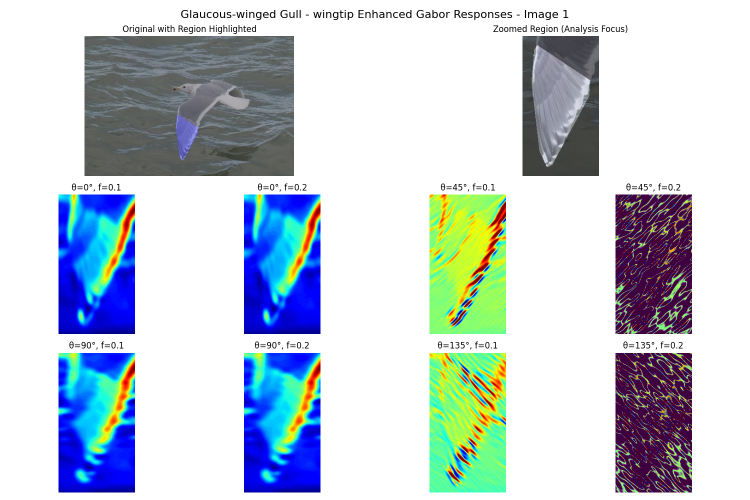
#> input picture Outputs/Results_Gabor_Enhanced/wingtip/gw_enhanced_gabor_response_1.png, 1500 x 1000 px, given as the content of the folder /Features_Analysis/dataset/Original_Images/Slaty_Backed_Gull, which was not available (shown at 1/2 size)
$ python B_Intensity.py
#> lines starting #> are read from the running program, lines starting #| are printed output that depends on the picture; after the words box and inside, x2 and y2 are one past the last pixel; in counts of white or black regions, pixels touching at a corner belong together; pictures that were not available may be replaced by others from this repository, and a replacement may not be noted
### Features_Analysis/utils.py
import os
import cv2
import numpy as np
from scipy.stats import skew, kurtosis, ks_2samp
import matplotlib.pyplot as plt


###############################################################################
# ENHANCED HELPER FUNCTIONS
###############################################################################

def load_images_and_seg_maps(sb_img_dir, sb_seg_dir, gw_img_dir, gw_seg_dir, s):
    """Load images and segmentation maps from directories."""
#> called with s = 100
    sb_images = sorted(os.listdir(sb_img_dir))[:s]
    sb_segs = sorted(os.listdir(sb_seg_dir))[:s]
    gw_images = sorted(os.listdir(gw_img_dir))[:s]
    gw_segs = sorted(os.listdir(gw_seg_dir))[:s]

    iSB, sSB, iGW, sGW = [], [], [], []

    for img_name, seg_name in zip(sb_images, sb_segs):
        img_path = os.path.join(sb_img_dir, img_name)
        seg_path = os.path.join(sb_seg_dir, seg_name)
        img = cv2.imread(img_path)
#> img is the input picture: shape (1000, 1500, 3); mean B, G, R 214.2, 205.8, 195
        seg = cv2.imread(seg_path)

        if seg is not None and seg.shape[-1] == 4:
            seg = cv2.cvtColor(seg, cv2.COLOR_BGRA2BGR)

        if img is not None and seg is not None:
            iSB.append(img)
            sSB.append(seg)

    for img_name, seg_name in zip(gw_images, gw_segs):
        img_path = os.path.join(gw_img_dir, img_name)
        seg_path = os.path.join(gw_seg_dir, seg_name)
        img = cv2.imread(img_path)
        seg = cv2.imread(seg_path)

        if seg is not None and seg.shape[-1] == 4:
            seg = cv2.cvtColor(seg, cv2.COLOR_BGRA2BGR)

        if img is not None and seg is not None:
            iGW.append(img)
            sGW.append(seg)

    return iSB, sSB, iGW, sGW


def extract_region_pixels(image, seg_map, region_color, tolerance=10):
    """Extract pixels from image based on segmentation map region color."""
    if image is None or seg_map is None:
        return np.array([]), None

    lower = np.array([max(c - tolerance, 0) for c in region_color], dtype=np.uint8)
    upper = np.array([min(c + tolerance, 255) for c in region_color], dtype=np.uint8)
    mask = cv2.inRange(seg_map, lower, upper)
    selected_pixels = image[mask > 0]

    return selected_pixels, mask


def compute_enhanced_statistics(pixel_values):
    """Compute enhanced statistical measures for pixel values."""
    if pixel_values.size == 0:
        return {
            'mean': np.nan, 'std': np.nan, 'median': np.nan,
            'skew': np.nan, 'kurtosis': np.nan, 'min': np.nan,
            'max': np.nan, 'q25': np.nan, 'q75': np.nan
        }

    if len(pixel_values.shape) == 2 and pixel_values.shape[1] == 3:
        pixel_values = pixel_values.mean(axis=1)

    return {
        'mean': np.mean(pixel_values),
        'std': np.std(pixel_values),
        'median': np.median(pixel_values),
        'skew': skew(pixel_values),
        'kurtosis': kurtosis(pixel_values),
        'min': np.min(pixel_values),
        'max': np.max(pixel_values),
        'q25': np.percentile(pixel_values, 25),
        'q75': np.percentile(pixel_values, 75)
    }


def compare_distributions(pixels_sb, pixels_gw):
    """Compare distributions between SB and GW using statistical tests."""
    if pixels_sb.size == 0 or pixels_gw.size == 0:
        return {'ks_stat': np.nan, 'ks_pvalue': np.nan}

    sb_vals = pixels_sb.mean(axis=1) if len(pixels_sb.shape) > 1 else pixels_sb
    gw_vals = pixels_gw.mean(axis=1) if len(pixels_gw.shape) > 1 else pixels_gw

    ks_stat, ks_pvalue = ks_2samp(sb_vals, gw_vals)
    return {'ks_stat': ks_stat, 'ks_pvalue': ks_pvalue}


###############################################################################
# ENHANCED ANALYSIS PIPELINE
###############################################################################

# [59 lines left out: function analyze_regions, not called in this run]

### Features_Analysis/B_Intensity.py
import cv2
import matplotlib.pyplot as plt
import numpy as np
from config import (
    SLATY_BACKED_IMG_DIR, SLATY_BACKED_SEG_DIR,
    GLAUCOUS_WINGED_IMG_DIR, GLAUCOUS_WINGED_SEG_DIR, S,
    REGION_COLORS
)
from utils import (
    load_images_and_seg_maps, extract_region_pixels,
    compute_enhanced_statistics, compare_distributions
)


def display_full_analysis(image_sb, mask_sb, image_gw, mask_gw, region, pixels_sb, pixels_gw, stats_sb, stats_gw,
                          dist_comparison):
    plt.figure(figsize=(20, 10))
    plt.suptitle(f"Detailed Analysis for Region: {region}", fontsize=16)

    # 1. Original SB Image with Mask Overlay
    plt.subplot(2, 3, 1)
    image_sb_rgb = cv2.cvtColor(image_sb, cv2.COLOR_BGR2RGB)
    plt.imshow(image_sb_rgb)
    plt.title("Slaty-backed Gull (SB) - Original")
    plt.axis('off')
    if mask_sb is not None and np.sum(mask_sb) > 0:
        contours, _ = cv2.findContours(mask_sb, cv2.RETR_EXTERNAL, cv2.CHAIN_APPROX_SIMPLE)
        plt.contour(mask_sb, levels=[0.5], colors='red', linewidths=1)

    # 2. SB Segmented Region Mask
    plt.subplot(2, 3, 2)
    if mask_sb is not None:
        plt.imshow(mask_sb, cmap='gray')
        plt.title(f"SB Segmented Mask - {region}")
        plt.axis('off')
    else:
        plt.text(0.5, 0.5, "No Mask Data", ha='center', va='center')
        plt.axis('off')

    # 3. SB Pixel Intensity Histogram
    plt.subplot(2, 3, 3)
    if pixels_sb.size > 0:
        plt.hist(pixels_sb.mean(axis=1), bins=30, alpha=0.7, color='blue')
        plt.title("SB Pixel Intensity Distribution")
        plt.xlabel("Intensity")
        plt.ylabel("Frequency")
    else:
        plt.text(0.5, 0.5, "No Data", ha='center')

    # 4. Original GW Image with Mask Overlay
    plt.subplot(2, 3, 4)
    image_gw_rgb = cv2.cvtColor(image_gw, cv2.COLOR_BGR2RGB)
    plt.imshow(image_gw_rgb)
    plt.title("Glaucous-winged Gull (GW) - Original")
    plt.axis('off')
    if mask_gw is not None and np.sum(mask_gw) > 0:
        contours, _ = cv2.findContours(mask_gw, cv2.RETR_EXTERNAL, cv2.CHAIN_APPROX_SIMPLE)
        plt.contour(mask_gw, levels=[0.5], colors='red', linewidths=1)

    # 5. GW Segmented Region Mask
    plt.subplot(2, 3, 5)
    if mask_gw is not None:
        plt.imshow(mask_gw, cmap='gray')
        plt.title(f"GW Segmented Mask - {region}")
        plt.axis('off')
    else:
        plt.text(0.5, 0.5, "No Mask Data", ha='center', va='center')
        plt.axis('off')

    # 6. Combined Histogram with KS-Test
    plt.subplot(2, 3, 6)
    plt.title(f"Combined Intensity - {region}\nKS p-value: {dist_comparison['ks_pvalue']:.3f}")
    plt.xlabel("Intensity (Normalized)")
    plt.ylabel("Frequency")
    if pixels_sb.size > 0:
        plt.hist(pixels_sb.mean(axis=1), bins=30, alpha=0.5, label="SB", color='blue')
    if pixels_gw.size > 0:
        plt.hist(pixels_gw.mean(axis=1), bins=30, alpha=0.5, label="GW", color='orange')
    plt.legend()
    plt.grid(True, alpha=0.3)

    plt.tight_layout(rect=[0, 0, 1, 0.95])
    plt.show()

    # Print Detailed Stats
    print(f"\n=== Detailed Statistics for Region: {region} ===")
    print("--- Slaty-backed Gull (SB) ---")
    for k, v in stats_sb.items():
        print(f"{k.capitalize()}: {v:.2f}" if not np.isnan(v) else f"{k.capitalize()}: No Data")

    print("\n--- Glaucous-winged Gull (GW) ---")
    for k, v in stats_gw.items():
        print(f"{k.capitalize()}: {v:.2f}" if not np.isnan(v) else f"{k.capitalize()}: No Data")

    print("\n--- KS-Test Comparison ---")
    print(f"KS Statistic: {dist_comparison['ks_stat']:.3f}")
    print(f"p-value: {dist_comparison['ks_pvalue']:.3f}")


def main():
    iSB, sSB, iGW, sGW = load_images_and_seg_maps(
        SLATY_BACKED_IMG_DIR, SLATY_BACKED_SEG_DIR,
        GLAUCOUS_WINGED_IMG_DIR, GLAUCOUS_WINGED_SEG_DIR,
        S
    )
#> iSB = 1 item; sSB = 1 item; iGW = 1 item; sGW = 1 item

    num_images = min(len(iSB), len(iGW))
#> num_images = 1

    for idx in range(num_images):
        for region, color in REGION_COLORS.items():
            pixels_sb, mask_sb = extract_region_pixels(iSB[idx], sSB[idx], color)
            stats_sb = compute_enhanced_statistics(pixels_sb)
            pixels_gw, mask_gw = extract_region_pixels(iGW[idx], sGW[idx], color)
            stats_gw = compute_enhanced_statistics(pixels_gw)
            dist_comparison = compare_distributions(pixels_sb, pixels_gw)
            display_full_analysis(iSB[idx], mask_sb, iGW[idx], mask_gw, region, pixels_sb, pixels_gw, stats_sb,
                                  stats_gw, dist_comparison)
#> this loop made 1 pass
#> pass 1, in display_full_analysis, `plt.show()`:
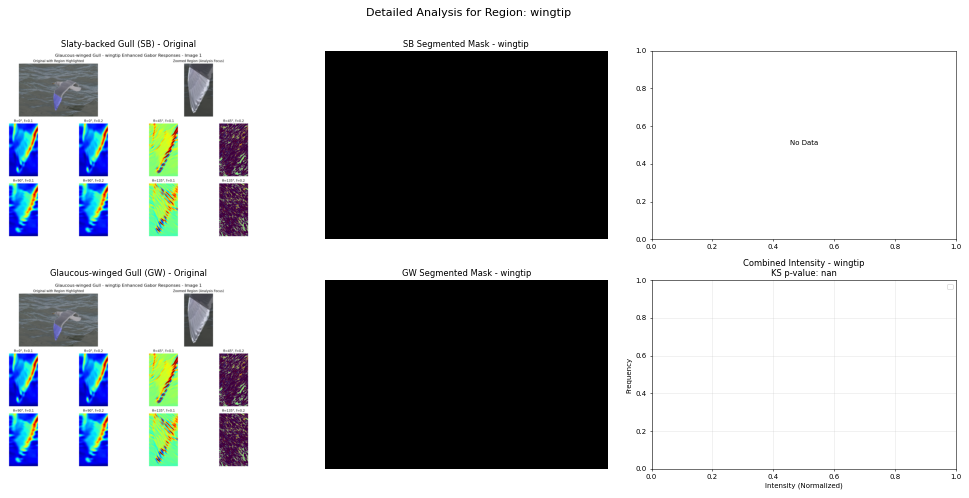
#> figure drawn by matplotlib, 4 panels
#> pass 1, in extract_region_pixels (call 3), `mask = cv2.inRange(seg_map, lower, upper)`:
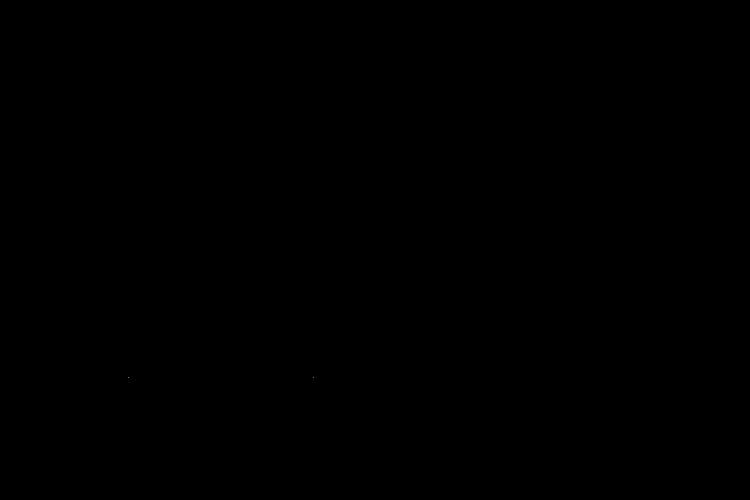
#> mask: shape (1000, 1500) (shown at 1/2 size); 0% white in thin lines or dots, all inside (x1, y1, x2, y2) = (256, 755, 628, 756)
#> pass 1, in display_full_analysis (call 2), `plt.show()`:
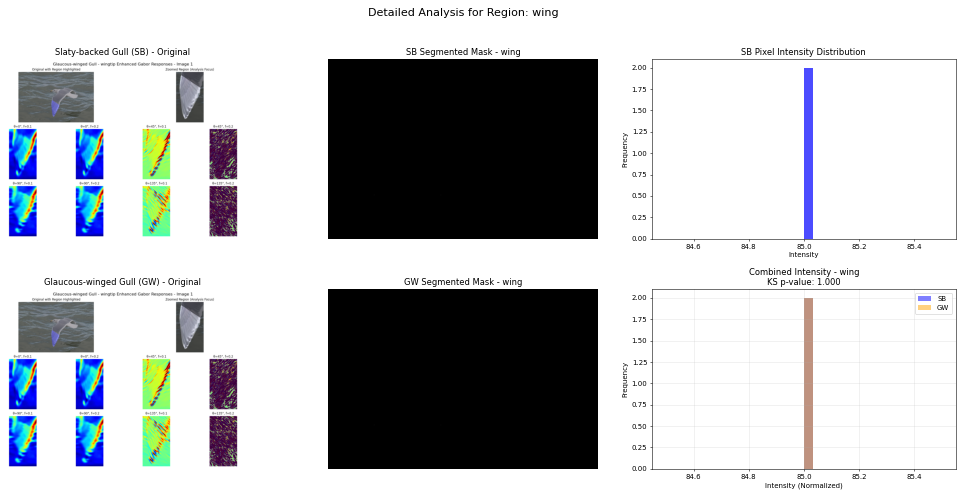
#> figure drawn by matplotlib, 6 panels; panel 3: tallest bar 2 high, from x = 85 to 85.03; panel 6: tallest bar 2 high, from x = 85 to 85.03; panel 6: tallest bar 2 high, from x = 85 to 85.03
#> pass 1, in display_full_analysis (call 4), `plt.show()`:
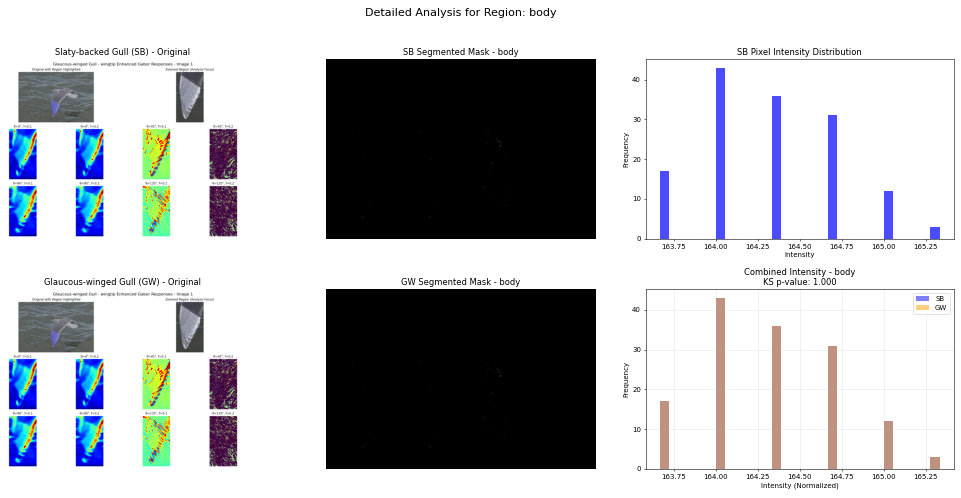
#> figure drawn by matplotlib, 6 panels; panel 3: tallest bar 43 high, from x = 164 to 164.1; panel 6: tallest bar 43 high, from x = 164 to 164.1; panel 6: tallest bar 43 high, from x = 164 to 164.1


if __name__ == "__main__":
    main()
